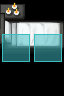

This game map was drawn from its Tiled (.tmx) file and the tilesets committed beside it. A one-line description and the trimmed map source follow:
An orthogonal 2x3 tile map with 32x32 px tiles, 2 tile layers (objects, collision), 2 hidden layers not drawn, 7 tilesets.

<map version="1.0" orientation="orthogonal" width="2" height="3" tilewidth="32" tileheight="32">
 <tileset firstgid="1" name="furniture-modern" tilewidth="32" tileheight="32">
  <image source="../maps/graphics/tiles/furniture-modern.png" width="512" height="512" />
 </tileset>
 <tileset firstgid="257" name="furniture-placement" tilewidth="32" tileheight="32">
  <image source="../maps/graphics/tiles/furniture-placement.png" width="64" height="64" />
  <tile id="2">
   <properties>
    <property name="constraint" value="ground" />
   </properties>
  </tile>
  <tile id="3">
   <properties>
    <property name="constraint" value="wall" />
   </properties>
  </tile>
 </tileset>
 <tileset firstgid="261" name="collision" tilewidth="32" tileheight="32">
  <image source="../maps/graphics/tiles/collision.png" width="64" height="64" />
  <tile id="0">
   <properties>
    <property name="collision" value="short" />
   </properties>
  </tile>
 </tileset>
 <tileset firstgid="265" name="furniture-lab" tilewidth="32" tileheight="32">
  <image source="../maps/graphics/tiles/furniture-lab.png" width="512" height="512" />
 </tileset>
 <tileset firstgid="521" name="future-obj3" tilewidth="32" tileheight="32">
  <image source="../image-atlases/future-obj3.png" width="512" height="512" />
 </tileset>
 <tileset firstgid="777" name="future-obj4" tilewidth="32" tileheight="32">
  <image source="../image-atlases/future-obj4.png" width="512" height="512" />
 </tileset>
 <tileset firstgid="1033" name="future-obj1" tilewidth="32" tileheight="32">
  <image source="../image-atlases/future-obj1.png" width="512" height="512" />
 </tileset>
 <layer name="objects" width="2" height="3">
  <data>[6 cells, 4 non-empty, 4 distinct tile ids]</data>
 </layer>
 <layer name="constraints" width="2" height="3" visible="0">
  <data>[6 cells, 4 non-empty, 2 distinct tile ids]</data>
 </layer>
 <layer name="collision" width="2" height="3">
  <data>[6 cells, 2 non-empty, 1 distinct tile ids]</data>
 </layer>
 <layer name="buffer" width="2" height="3" visible="0">
  <data>[6 cells, 2 non-empty, 1 distinct tile ids]</data>
 </layer>
</map>
